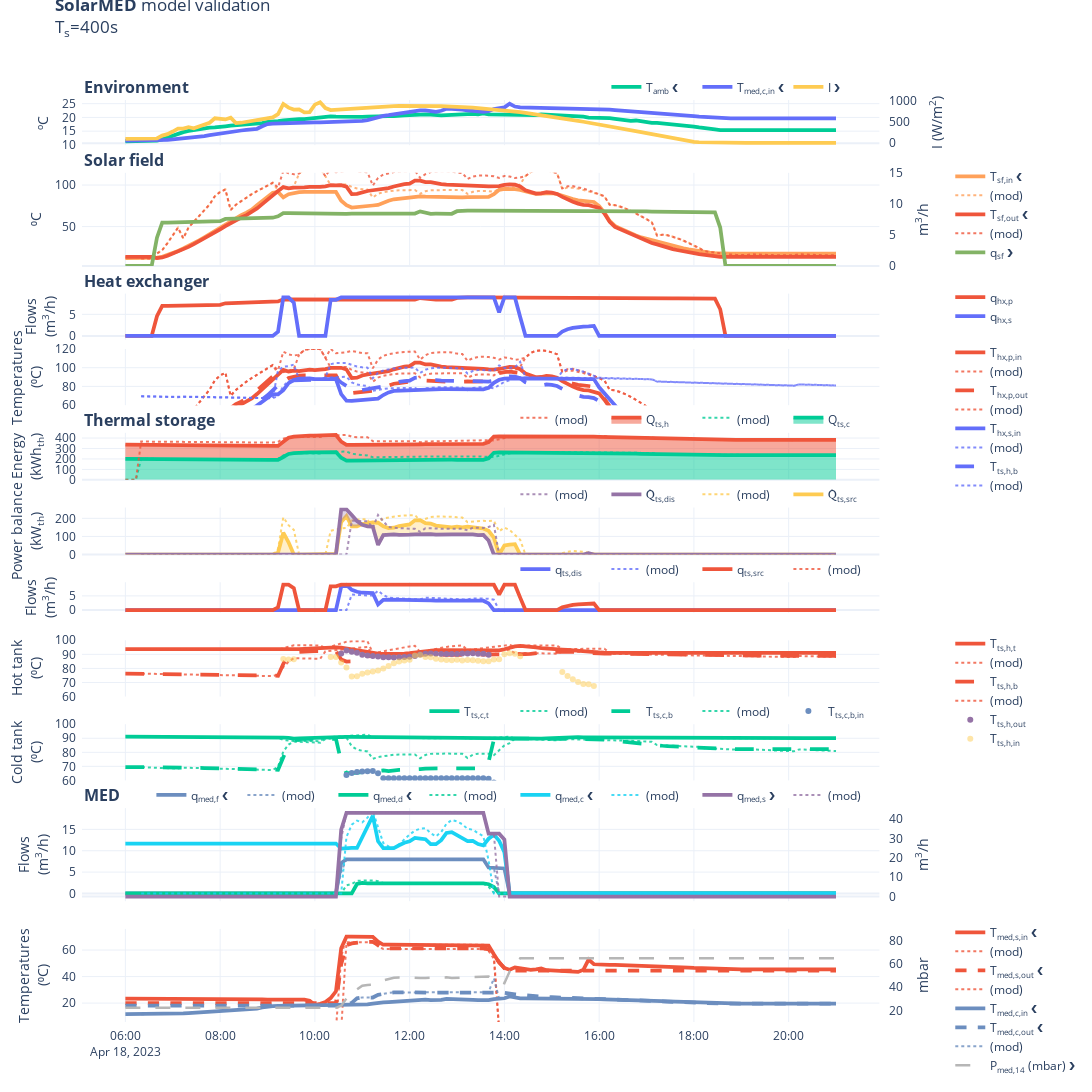

Notebook source saved alongside this figure:
### Markdown cell above
## Model evaluation using `evaluate_model`

### Code cell
from solarmed_modeling.solar_med.utils import evaluate_model
from solarmed_modeling.solar_med import ModelParameters, FixedModelParameters, FsmParameters, MedFsmParams

logger.enable("solarmed_modeling.solar_med.utils")

dfs_mod, stats = evaluate_model(
    df=df,
    sample_rate=sample_rate_numeric,
    horizon_time=3600,
    model_params=ModelParameters(),
    fixed_model_params=FixedModelParameters(),
    fsm_params=FsmParameters(
        med=MedFsmParams(
            vacuum_duration_time=0, # 1 second, effectively disabling the vacuum waiting time
            off_cooldown_time=0, # 0 seconds, effectively disabling the off cooldown
            active_cooldown_time=0,
            brine_emptying_time=0,
            startup_duration_time=0
        )
            
    ),
    alternatives_to_eval=["constant-water-props"],
)

dfs_mod[0].drop(columns=["Tamb", "I", "Tmed_c_in", "qsf", "qhx_p", "qhx_s", "Tts_c_in", "Tts_h_in", "Tts_h_out"], inplace=True)

plot_config = hjson.loads((data_path / 'plot_config.hjson').read_text())
vars_config = hjson.loads((data_path / 'variables_config.hjson').read_text())

# plot_config["width"] = 800

fig = experimental_results_plot(
    plot_config,
    df,
    df_comp=dfs_mod[0],
    vars_config=vars_config,
    resample=resample_figures,
    comp_trace_labels=["(mod)"],
    template="plotly_white",
    title_text=f"<b>SolarMED</b> model validation<br>T<sub>s</sub>={sample_rate}"
)

fig.show(
    config=generate_plotly_config(
        fig, figure_name=f'solar_med_{df.index[0].strftime("%Y%m%d")}'
    )
)

### Figure 1 — Plotly figure (JSON) as saved in the notebook; plotly's stock layout.template omitted (floating-point values rounded to 4 significant figures; data arrays with more than 128 entries replaced by an {"elided": "..."} marker saying what was removed)
{"data": [{"customdata": [null], "hovertemplate": "%{y:.2f}", "legend": "legend", "line": {"color": "#00CC96", "width": 3.75}, "mode": "lines", "name": "T<sub>amb</sub> ❮", "showlegend": true, "type": "scatter", "x": {"elided": "136 str values"}, "xaxis": "x", "y": {"elided": "136 float values"}, "yaxis": "y"}, {"customdata": [null], "hovertemplate": "%{y:.2f}", "legend": "legend", "line": {"color": "#636EFA", "width": 3.75}, "mode": "lines", "name": "T<sub>med,c,in</sub> ❮", "showlegend": true, "type": "scatter", "x": {"elided": "136 str values"}, "xaxis": "x", "y": {"elided": "136 float values"}, "yaxis": "y"}, {"customdata": [null], "hovertemplate": "%{y:.2f}", "legend": "legend", "line": {"color": "#FECB52", "width": 3.75}, "mode": "lines", "name": "I ❯", "showlegend": true, "type": "scatter", "x": {"elided": "136 str values"}, "xaxis": "x", "y": {"elided": "136 float values"}, "yaxis": "y2"}, {"customdata": {"elided": "136x1 float values"}, "hovertemplate": "%{y:.2f} (<span style='color:rgba(255.0,  161.0,  90.0, 0.8)'> %{customdata[0]:.2f} </span>) ", "legend": "legend2", "line": {"color": "#FFA15A", "width": 3.75}, "mode": "lines", "name": "T<sub>sf,in</sub> ❮", "showlegend": true, "type": "scatter", "x": {"elided": "136 str values"}, "xaxis": "x3", "y": {"elided": "136 float values"}, "yaxis": "y3"}, {"connectgaps": false, "fillcolor": "rgba(0,0,0,0)", "hoverinfo": "skip", "legend": "legend2", "line": {"color": "rgba(255.0,  161.0,  90.0, 0.8)", "dash": "dot", "width": 2}, "mode": "lines", "name": "(mod)", "showlegend": true, "type": "scatter", "x": {"elided": "136 str values"}, "xaxis": "x3", "y": {"elided": "136 float values"}, "yaxis": "y3"}, {"customdata": {"elided": "136x1 float values"}, "hovertemplate": "%{y:.2f} (<span style='color:rgba(239.0,  85.0,  59.0, 0.8)'> %{customdata[0]:.2f} </span>) ", "legend": "legend2", "line": {"color": "#EF553B", "dash": "solid", "width": 3.75}, "mode": "lines", "name": "T<sub>sf,out</sub> ❮", "showlegend": true, "type": "scatter", "x": {"elided": "136 str values"}, "xaxis": "x3", "y": {"elided": "136 float values"}, "yaxis": "y3"}, {"connectgaps": false, "fillcolor": "rgba(0,0,0,0)", "hoverinfo": "skip", "legend": "legend2", "line": {"color": "rgba(239.0,  85.0,  59.0, 0.8)", "dash": "dot", "width": 2}, "mode": "lines", "name": "(mod)", "showlegend": true, "type": "scatter", "x": {"elided": "136 str values"}, "xaxis": "x3", "y": {"elided": "136 float values"}, "yaxis": "y3"}, {"customdata": [null], "hovertemplate": "%{y:.2f}", "legend": "legend2", "line": {"color": "#83b366", "width": 3.75}, "mode": "lines", "name": "q<sub>sf</sub> ❯", "showlegend": true, "type": "scatter", "x": {"elided": "136 str values"}, "xaxis": "x3", "y": {"elided": "136 float values"}, "yaxis": "y4"}, {"customdata": [null], "hovertemplate": "%{y:.2f}", "legend": "legend3", "line": {"color": "#EF553B", "width": 3.75}, "mode": "lines", "name": "q<sub>hx,p</sub>", "showlegend": true, "type": "scatter", "x": {"elided": "136 str values"}, "xaxis": "x5", "y": {"elided": "136 float values"}, "yaxis": "y5"}, {"customdata": [null], "hovertemplate": "%{y:.2f}", "legend": "legend3", "line": {"color": "#636EFA", "width": 3.75}, "mode": "lines", "name": "q<sub>hx,s</sub>", "showlegend": true, "type": "scatter", "x": {"elided": "136 str values"}, "xaxis": "x5", "y": {"elided": "136 float values"}, "yaxis": "y5"}, {"customdata": {"elided": "136x1 float values"}, "hovertemplate": "%{y:.2f} (<span style='color:rgba(239.0,  85.0,  59.0, 0.8)'> %{customdata[0]:.2f} </span>) ", "legend": "legend4", "line": {"color": "#EF553B", "width": 3.75}, "mode": "lines", "name": "T<sub>hx,p,in</sub>", "showlegend": true, "type": "scatter", "x": {"elided": "136 str values"}, "xaxis": "x6", "y": {"elided": "136 float values"}, "yaxis": "y6"}, {"connectgaps": false, "fillcolor": "rgba(0,0,0,0)", "hoverinfo": "skip", "legend": "legend4", "line": {"color": "rgba(239.0,  85.0,  59.0, 0.8)", "dash": "dot", "width": 2}, "mode": "lines", "name": "(mod)", "showlegend": true, "type": "scatter", "x": {"elided": "136 str values"}, "xaxis": "x6", "y": {"elided": "136 float values"}, "yaxis": "y6"}, {"customdata": {"elided": "136x1 float values"}, "hovertemplate": "%{y:.2f} (<span style='color:rgba(239.0,  85.0,  59.0, 0.8)'> %{customdata[0]:.2f} </span>) ", "legend": "legend4", "line": {"color": "#EF553B", "dash": "longdash", "width": 3.75}, "mode": "lines", "name": "T<sub>hx,p,out</sub>", "showlegend": true, "type": "scatter", "x": {"elided": "136 str values"}, "xaxis": "x6", "y": {"elided": "136 float values"}, "yaxis": "y6"}, {"connectgaps": false, "fillcolor": "rgba(0,0,0,0)", "hoverinfo": "skip", "legend": "legend4", "line": {"color": "rgba(239.0,  85.0,  59.0, 0.8)", "dash": "dot", "width": 2}, "mode": "lines", "name": "(mod)", "showlegend": true, "type": "scatter", "x": {"elided": "136 str values"}, "xaxis": "x6", "y": {"elided": "136 float values"}, "yaxis": "y6"}, {"customdata": {"elided": "136x1 float values"}, "hovertemplate": "%{y:.2f} (<span style='color:rgba(99.0,  110.0,  250.0, 0.8)'> %{customdata[0]:.2f} </span>) ", "legend": "legend4", "line": {"color": "#636EFA", "width": 3.75}, "mode": "lines", "name": "T<sub>hx,s,in</sub>", "showlegend": true, "type": "scatter", "x": {"elided": "136 str values"}, "xaxis": "x6", "y": {"elided": "136 float values"}, "yaxis": "y6"}, {"connectgaps": false, "fillcolor": "rgba(0,0,0,0)", "hoverinfo": "skip", "legend": "legend4", "line": {"color": "rgba(99.0,  110.0,  250.0, 0.8)", "dash": "dot", "width": 2}, "mode": "lines", "name": "(mod)", "showlegend": true, "type": "scatter", "x": {"elided": "136 str values"}, "xaxis": "x6", "y": {"elided": "136 float values"}, "yaxis": "y6"}, {"customdata": {"elided": "136x1 float values"}, "hovertemplate": "%{y:.2f} (<span style='color:rgba(99.0,  110.0,  250.0, 0.8)'> %{customdata[0]:.2f} </span>) ", "legend": "legend4", "line": {"color": "#636EFA", "dash": "longdash", "width": 3.75}, "mode": "lines", "name": "T<sub>ts,h,b</sub>", "showlegend": true, "type": "scatter", "x": {"elided": "136 str values"}, "xaxis": "x6", "y": {"elided": "136 float values"}, "yaxis": "y6"}, {"connectgaps": false, "fillcolor": "rgba(0,0,0,0)", "hoverinfo": "skip", "legend": "legend4", "line": {"color": "rgba(99.0,  110.0,  250.0, 0.8)", "dash": "dot", "width": 2}, "mode": "lines", "name": "(mod)", "showlegend": true, "type": "scatter", "x": {"elided": "136 str values"}, "xaxis": "x6", "y": {"elided": "136 float values"}, "yaxis": "y6"}, {"customdata": {"elided": "136x1 float values"}, "fill": "tonexty", "hovertemplate": "%{y:.2f} (<span style='color:rgba(0.0,  204.0,  150.0, 0.8)'> %{customdata[0]:.2f} </span>) ", "legend": "legend5", "line": {"color": "#00CC96", "width": 3.75}, "mode": "lines", "name": "Q<sub>ts,c</sub>", "showlegend": true, "stackgroup": "energy", "type": "scatter", "x": {"elided": "136 str values"}, "xaxis": "x7", "y": {"elided": "136 float values"}, "yaxis": "y7"}, {"connectgaps": false, "fillcolor": "rgba(0,0,0,0)", "hoverinfo": "skip", "legend": "legend5", "line": {"color": "rgba(0.0,  204.0,  150.0, 0.8)", "dash": "dot", "width": 2}, "mode": "lines", "name": "(mod)", "showlegend": true, "stackgroup": "energy_comp_0", "type": "scatter", "x": {"elided": "136 str values"}, "xaxis": "x7", "y": {"elided": "136 float values"}, "yaxis": "y7"}, {"customdata": {"elided": "136x1 float values"}, "fill": "tonexty", "hovertemplate": "%{y:.2f} (<span style='color:rgba(239.0,  85.0,  59.0, 0.8)'> %{customdata[0]:.2f} </span>) ", "legend": "legend5", "line": {"color": "#EF553B", "width": 3.75}, "mode": "lines", "name": "Q<sub>ts,h</sub>", "showlegend": true, "stackgroup": "energy", "type": "scatter", "x": {"elided": "136 str values"}, "xaxis": "x7", "y": {"elided": "136 float values"}, "yaxis": "y7"}, {"connectgaps": false, "fillcolor": "rgba(0,0,0,0)", "hoverinfo": "skip", "legend": "legend5", "line": {"color": "rgba(239.0,  85.0,  59.0, 0.8)", "dash": "dot", "width": 2}, "mode": "lines", "name": "(mod)", "showlegend": true, "stackgroup": "energy_comp_0", "type": "scatter", "x": {"elided": "136 str values"}, "xaxis": "x7", "y": {"elided": "136 float values"}, "yaxis": "y7"}, {"customdata": {"elided": "136x1 float values"}, "hovertemplate": "%{y:.2f} (<span style='color:rgba(254.0,  203.0,  82.0, 0.8)'> %{customdata[0]:.2f} </span>) ", "legend": "legend6", "line": {"color": "#FECB52", "width": 3.75}, "mode": "lines", "name": "Q̇<sub>ts,src</sub>", "showlegend": true, "type": "scatter", "x": {"elided": "136 str values"}, "xaxis": "x8", "y": {"elided": "136 float values"}, "yaxis": "y8"}, {"connectgaps": false, "fill": "tonexty", "fillcolor": "rgba(254, 203, 82, 0.3)", "hoverinfo": "skip", "legend": "legend6", "line": {"color": "#FECB52", "width": 0}, "mode": "lines", "name": "Pth_ts_src_gt_Pth_ts_dis", "showlegend": false, "type": "scatter", "x": {"elided": "136 str values"}, "xaxis": "x8", "y": {"elided": "136 float values"}, "yaxis": "y8"}, {"hoverinfo": "skip", "line": {"color": "rgba(0,0,0,0)"}, "showlegend": false, "type": "scatter", "x": {"elided": "136 str values"}, "xaxis": "x8", "y": {"elided": "136 float values"}, "yaxis": "y8"}, {"connectgaps": false, "fillcolor": "rgba(0,0,0,0)", "hoverinfo": "skip", "legend": "legend6", "line": {"color": "rgba(254.0,  203.0,  82.0, 0.8)", "dash": "dot", "width": 2}, "mode": "lines", "name": "(mod)", "showlegend": true, "type": "scatter", "x": {"elided": "136 str values"}, "xaxis": "x8", "y": {"elided": "136 float values"}, "yaxis": "y8"}, {"customdata": {"elided": "136x1 float values"}, "hovertemplate": "%{y:.2f} (<span style='color:rgba(149.0,  115.0,  166.0, 0.8)'> %{customdata[0]:.2f} </span>) ", "legend": "legend6", "line": {"color": "#9573a6", "width": 3.75}, "mode": "lines", "name": "Q̇<sub>ts,dis</sub>", "showlegend": true, "type": "scatter", "x": {"elided": "136 str values"}, "xaxis": "x8", "y": {"elided": "136 float values"}, "yaxis": "y8"}, {"connectgaps": false, "fill": "tonexty", "fillcolor": "rgba(149, 115, 166, 0.3)", "hoverinfo": "skip", "legend": "legend6", "line": {"color": "#9573a6", "width": 0}, "mode": "lines", "name": "Pth_ts_dis_gt_Pth_ts_src", "showlegend": false, "type": "scatter", "x": {"elided": "136 str values"}, "xaxis": "x8", "y": {"elided": "136 float values"}, "yaxis": "y8"}, {"hoverinfo": "skip", "line": {"color": "rgba(0,0,0,0)"}, "showlegend": false, "type": "scatter", "x": {"elided": "136 str values"}, "xaxis": "x8", "y": {"elided": "136 float values"}, "yaxis": "y8"}, {"connectgaps": false, "fillcolor": "rgba(0,0,0,0)", "hoverinfo": "skip", "legend": "legend6", "line": {"color": "rgba(149.0,  115.0,  166.0, 0.8)", "dash": "dot", "width": 2}, "mode": "lines", "name": "(mod)", "showlegend": true, "type": "scatter", "x": {"elided": "136 str values"}, "xaxis": "x8", "y": {"elided": "136 float values"}, "yaxis": "y8"}, {"customdata": {"elided": "136x1 float values"}, "hovertemplate": "%{y:.2f} (<span style='color:rgba(99.0,  110.0,  250.0, 0.8)'> %{customdata[0]:.2f} </span>) ", "legend": "legend7", "line": {"color": "#636EFA", "width": 3.75}, "mode": "lines", "name": "q<sub>ts,dis</sub>", "showlegend": true, "type": "scatter", "x": {"elided": "136 str values"}, "xaxis": "x9", "y": {"elided": "136 float values"}, "yaxis": "y9"}, {"connectgaps": false, "fillcolor": "rgba(0,0,0,0)", "hoverinfo": "skip", "legend": "legend7", "line": {"color": "rgba(99.0,  110.0,  250.0, 0.8)", "dash": "dot", "width": 2}, "mode": "lines", "name": "(mod)", "showlegend": true, "type": "scatter", "x": {"elided": "136 str values"}, "xaxis": "x9", "y": {"elided": "136 float values"}, "yaxis": "y9"}, {"customdata": {"elided": "136x1 float values"}, "hovertemplate": "%{y:.2f} (<span style='color:rgba(239.0,  85.0,  59.0, 0.8)'> %{customdata[0]:.2f} </span>) ", "legend": "legend7", "line": {"color": "#EF553B", "width": 3.75}, "mode": "lines", "name": "q<sub>ts,src</sub>", "showlegend": true, "type": "scatter", "x": {"elided": "136 str values"}, "xaxis": "x9", "y": {"elided": "136 float values"}, "yaxis": "y9"}, {"connectgaps": false, "fillcolor": "rgba(0,0,0,0)", "hoverinfo": "skip", "legend": "legend7", "line": {"color": "rgba(239.0,  85.0,  59.0, 0.8)", "dash": "dot", "width": 2}, "mode": "lines", "name": "(mod)", "showlegend": true, "type": "scatter", "x": {"elided": "136 str values"}, "xaxis": "x9", "y": {"elided": "136 float values"}, "yaxis": "y9"}, {"customdata": {"elided": "136x1 float values"}, "hovertemplate": "%{y:.2f} (<span style='color:rgba(239.0,  85.0,  59.0, 0.8)'> %{customdata[0]:.2f} </span>) ", "legend": "legend8", "line": {"color": "#EF553B", "width": 3.75}, "mode": "lines", "name": "T<sub>ts,h,t</sub>", "showlegend": true, "type": "scatter", "x": {"elided": "136 str values"}, "xaxis": "x10", "y": {"elided": "136 float values"}, "yaxis": "y10"}, {"connectgaps": false, "fillcolor": "rgba(0,0,0,0)", "hoverinfo": "skip", "legend": "legend8", "line": {"color": "rgba(239.0,  85.0,  59.0, 0.8)", "dash": "dot", "width": 2}, "mode": "lines", "name": "(mod)", "showlegend": true, "type": "scatter", "x": {"elided": "136 str values"}, "xaxis": "x10", "y": {"elided": "136 float values"}, "yaxis": "y10"}, {"customdata": {"elided": "136x1 float values"}, "hovertemplate": "%{y:.2f} (<span style='color:rgba(239.0,  85.0,  59.0, 0.8)'> %{customdata[0]:.2f} </span>) ", "legend": "legend8", "line": {"color": "#EF553B", "dash": "longdash", "width": 3.75}, "mode": "lines", "name": "T<sub>ts,h,b</sub>", "showlegend": true, "type": "scatter", "x": {"elided": "136 str values"}, "xaxis": "x10", "y": {"elided": "136 float values"}, "yaxis": "y10"}, {"connectgaps": false, "fillcolor": "rgba(0,0,0,0)", "hoverinfo": "skip", "legend": "legend8", "line": {"color": "rgba(239.0,  85.0,  59.0, 0.8)", "dash": "dot", "width": 2}, "mode": "lines", "name": "(mod)", "showlegend": true, "type": "scatter", "x": {"elided": "136 str values"}, "xaxis": "x10", "y": {"elided": "136 float values"}, "yaxis": "y10"}, {"customdata": [null], "hovertemplate": "%{y:.2f}", "legend": "legend8", "line": {"color": "#9573a6", "width": 3.75}, "mode": "markers", "name": "T<sub>ts,h,out</sub>", "showlegend": true, "type": "scatter", "x": {"elided": "136 str values"}, "xaxis": "x10", "y": {"elided": "136 float values"}, "yaxis": "y10"}, {"customdata": [null], "hovertemplate": "%{y:.2f}", "legend": "legend8", "line": {"color": "rgba(254, 203, 82, 0.5)", "width": 3.75}, "mode": "markers", "name": "T<sub>ts,h,in</sub>", "showlegend": true, "type": "scatter", "x": {"elided": "136 str values"}, "xaxis": "x10", "y": {"elided": "136 float values"}, "yaxis": "y10"}, {"customdata": {"elided": "136x1 float values"}, "hovertemplate": "%{y:.2f} (<span style='color:rgba(0.0,  204.0,  150.0, 0.8)'> %{customdata[0]:.2f} </span>) ", "legend": "legend9", "line": {"color": "#00CC96", "width": 3.75}, "mode": "lines", "name": "T<sub>ts,c,t</sub>", "showlegend": true, "type": "scatter", "x": {"elided": "136 str values"}, "xaxis": "x11", "y": {"elided": "136 float values"}, "yaxis": "y11"}, {"connectgaps": false, "fillcolor": "rgba(0,0,0,0)", "hoverinfo": "skip", "legend": "legend9", "line": {"color": "rgba(0.0,  204.0,  150.0, 0.8)", "dash": "dot", "width": 2}, "mode": "lines", "name": "(mod)", "showlegend": true, "type": "scatter", "x": {"elided": "136 str values"}, "xaxis": "x11", "y": {"elided": "136 float values"}, "yaxis": "y11"}, {"customdata": {"elided": "136x1 float values"}, "hovertemplate": "%{y:.2f} (<span style='color:rgba(0.0,  204.0,  150.0, 0.8)'> %{customdata[0]:.2f} </span>) ", "legend": "legend9", "line": {"color": "#00CC96", "dash": "longdash", "width": 3.75}, "mode": "lines", "name": "T<sub>ts,c,b</sub>", "showlegend": true, "type": "scatter", "x": {"elided": "136 str values"}, "xaxis": "x11", "y": {"elided": "136 float values"}, "yaxis": "y11"}, {"connectgaps": false, "fillcolor": "rgba(0,0,0,0)", "hoverinfo": "skip", "legend": "legend9", "line": {"color": "rgba(0.0,  204.0,  150.0, 0.8)", "dash": "dot", "width": 2}, "mode": "lines", "name": "(mod)", "showlegend": true, "type": "scatter", "x": {"elided": "136 str values"}, "xaxis": "x11", "y": {"elided": "136 float values"}, "yaxis": "y11"}, {"customdata": [null], "hovertemplate": "%{y:.2f}", "legend": "legend9", "line": {"color": "#6c8ebf", "width": 3.75}, "mode": "markers", "name": "T<sub>ts,c,b,in</sub>", "showlegend": true, "type": "scatter", "x": {"elided": "136 str values"}, "xaxis": "x11", "y": {"elided": "136 float values"}, "yaxis": "y11"}, {"customdata": {"elided": "136x1 float values"}, "hovertemplate": "%{y:.2f} (<span style='color:rgba(108.0,  142.0,  191.0, 0.8)'> %{customdata[0]:.2f} </span>) ", "legend": "legend10", "line": {"color": "#6c8ebf", "dash": "solid", "width": 3.75}, "mode": "lines", "name": "q<sub>med,f</sub> ❮", "showlegend": true, "type": "scatter", "x": {"elided": "136 str values"}, "xaxis": "x12", "y": {"elided": "136 float values"}, "yaxis": "y12"}, {"connectgaps": false, "fillcolor": "rgba(0,0,0,0)", "hoverinfo": "skip", "legend": "legend10", "line": {"color": "rgba(108.0,  142.0,  191.0, 0.8)", "dash": "dot", "width": 2}, "mode": "lines", "name": "(mod)", "showlegend": true, "type": "scatter", "x": {"elided": "136 str values"}, "xaxis": "x12", "y": {"elided": "136 float values"}, "yaxis": "y12"}, {"customdata": {"elided": "136x1 float values"}, "hovertemplate": "%{y:.2f} (<span style='color:rgba(0.0,  204.0,  150.0, 0.8)'> %{customdata[0]:.2f} </span>) ", "legend": "legend10", "line": {"color": "#00CC96", "dash": "solid", "width": 3.75}, "mode": "lines", "name": "q<sub>med,d</sub> ❮", "showlegend": true, "type": "scatter", "x": {"elided": "136 str values"}, "xaxis": "x12", "y": {"elided": "136 float values"}, "yaxis": "y12"}, {"connectgaps": false, "fillcolor": "rgba(0,0,0,0)", "hoverinfo": "skip", "legend": "legend10", "line": {"color": "rgba(0.0,  204.0,  150.0, 0.8)", "dash": "dot", "width": 2}, "mode": "lines", "name": "(mod)", "showlegend": true, "type": "scatter", "x": {"elided": "136 str values"}, "xaxis": "x12", "y": {"elided": "136 float values"}, "yaxis": "y12"}, {"customdata": {"elided": "136x1 float values"}, "hovertemplate": "%{y:.2f} (<span style='color:rgba(25.0,  211.0,  243.0, 0.8)'> %{customdata[0]:.2f} </span>) ", "legend": "legend10", "line": {"color": "#19D3F3", "dash": "solid", "width": 3.75}, "mode": "lines", "name": "q<sub>med,c</sub> ❮", "showlegend": true, "type": "scatter", "x": {"elided": "136 str values"}, "xaxis": "x12", "y": {"elided": "136 float values"}, "yaxis": "y12"}, {"connectgaps": false, "fillcolor": "rgba(0,0,0,0)", "hoverinfo": "skip", "legend": "legend10", "line": {"color": "rgba(25.0,  211.0,  243.0, 0.8)", "dash": "dot", "width": 2}, "mode": "lines", "name": "(mod)", "showlegend": true, "type": "scatter", "x": {"elided": "136 str values"}, "xaxis": "x12", "y": {"elided": "136 float values"}, "yaxis": "y12"}, {"customdata": {"elided": "136x1 float values"}, "hovertemplate": "%{y:.2f} (<span style='color:rgba(149.0,  115.0,  166.0, 0.8)'> %{customdata[0]:.2f} </span>) ", "legend": "legend10", "line": {"color": "#9573a6", "width": 3.75}, "mode": "lines", "name": "q<sub>med,s</sub> ❯", "showlegend": true, "type": "scatter", "x": {"elided": "136 str values"}, "xaxis": "x12", "y": {"elided": "136 float values"}, "yaxis": "y13"}, {"connectgaps": false, "fillcolor": "rgba(0,0,0,0)", "hoverinfo": "skip", "legend": "legend10", "line": {"color": "rgba(149.0,  115.0,  166.0, 0.8)", "dash": "dot", "width": 2}, "mode": "lines", "name": "(mod)", "showlegend": true, "type": "scatter", "x": {"elided": "136 str values"}, "xaxis": "x12", "y": {"elided": "136 float values"}, "yaxis": "y13"}, {"customdata": {"elided": "136x1 float values"}, "hovertemplate": "%{y:.2f} (<span style='color:rgba(239.0,  85.0,  59.0, 0.8)'> %{customdata[0]:.2f} </span>) ", "legend": "legend11", "line": {"color": "#EF553B", "width": 3.75}, "mode": "lines", "name": "T<sub>med,s,in</sub> ❮", "showlegend": true, "type": "scatter", "x": {"elided": "136 str values"}, "xaxis": "x14", "y": {"elided": "136 float values"}, "yaxis": "y14"}, {"connectgaps": false, "fillcolor": "rgba(0,0,0,0)", "hoverinfo": "skip", "legend": "legend11", "line": {"color": "rgba(239.0,  85.0,  59.0, 0.8)", "dash": "dot", "width": 2}, "mode": "lines", "name": "(mod)", "showlegend": true, "type": "scatter", "x": {"elided": "136 str values"}, "xaxis": "x14", "y": {"elided": "136 float values"}, "yaxis": "y14"}, {"customdata": {"elided": "136x1 float values"}, "hovertemplate": "%{y:.2f} (<span style='color:rgba(239.0,  85.0,  59.0, 0.8)'> %{customdata[0]:.2f} </span>) ", "legend": "legend11", "line": {"color": "#EF553B", "dash": "dash", "width": 3.75}, "mode": "lines", "name": "T<sub>med,s,out</sub> ❮", "showlegend": true, "type": "scatter", "x": {"elided": "136 str values"}, "xaxis": "x14", "y": {"elided": "136 float values"}, "yaxis": "y14"}, {"connectgaps": false, "fillcolor": "rgba(0,0,0,0)", "hoverinfo": "skip", "legend": "legend11", "line": {"color": "rgba(239.0,  85.0,  59.0, 0.8)", "dash": "dot", "width": 2}, "mode": "lines", "name": "(mod)", "showlegend": true, "type": "scatter", "x": {"elided": "136 str values"}, "xaxis": "x14", "y": {"elided": "136 float values"}, "yaxis": "y14"}, {"customdata": [null], "hovertemplate": "%{y:.2f}", "legend": "legend11", "line": {"color": "#6c8ebf", "width": 3.75}, "mode": "lines", "name": "T<sub>med,c,in</sub> ❮", "showlegend": true, "type": "scatter", "x": {"elided": "136 str values"}, "xaxis": "x14", "y": {"elided": "136 float values"}, "yaxis": "y14"}, {"customdata": {"elided": "136x1 float values"}, "hovertemplate": "%{y:.2f} (<span style='color:rgba(108.0,  142.0,  191.0, 0.8)'> %{customdata[0]:.2f} </span>) ", "legend": "legend11", "line": {"color": "#6c8ebf", "dash": "dash", "width": 3.75}, "mode": "lines", "name": "T<sub>med,c,out</sub> ❮", "showlegend": true, "type": "scatter", "x": {"elided": "136 str values"}, "xaxis": "x14", "y": {"elided": "136 float values"}, "yaxis": "y14"}, {"connectgaps": false, "fillcolor": "rgba(0,0,0,0)", "hoverinfo": "skip", "legend": "legend11", "line": {"color": "rgba(108.0,  142.0,  191.0, 0.8)", "dash": "dot", "width": 2}, "mode": "lines", "name": "(mod)", "showlegend": true, "type": "scatter", "x": {"elided": "136 str values"}, "xaxis": "x14", "y": {"elided": "136 float values"}, "yaxis": "y14"}, {"customdata": [null], "hovertemplate": "%{y:.2f}", "legend": "legend11", "line": {"color": "#B6B6B6", "dash": "longdash", "width": 2.5}, "mode": "lines", "name": "P<sub>med,14</sub> (mbar) ❯", "showlegend": true, "type": "scatter", "x": {"elided": "136 str values"}, "xaxis": "x14", "y": {"elided": "136 float values"}, "yaxis": "y15"}], "layout": {"annotations": [{"font": {"size": 16}, "showarrow": false, "text": "<b>Environment</b>", "x": 0, "xanchor": "left", "xref": "paper", "y": 1, "yanchor": "bottom", "yref": "paper"}, {"font": {"size": 16}, "showarrow": false, "text": "<b>Solar field</b>", "x": 0, "xanchor": "left", "xref": "paper", "y": 0.921, "yanchor": "bottom", "yref": "paper"}, {"font": {"size": 16}, "showarrow": false, "text": "<b>Heat exchanger</b>", "x": 0, "xanchor": "left", "xref": "paper", "y": 0.79, "yanchor": "bottom", "yref": "paper"}, {"font": {"size": 16}, "showarrow": false, "text": "<b>Thermal storage</b>", "x": 0, "xanchor": "left", "xref": "paper", "y": 0.639, "yanchor": "bottom", "yref": "paper"}, {"font": {"size": 16}, "showarrow": false, "text": "<b>MED</b>", "x": 0, "xanchor": "left", "xref": "paper", "y": 0.232, "yanchor": "bottom", "yref": "paper"}], "height": 1300, "hoverlabel": {"bgcolor": "rgba(255,255,255,0.8)", "bordercolor": "rgba(0,0,0,0)", "font": {"size": 12}}, "hovermode": "x unified", "legend": {"bgcolor": "rgba(0,0,0,0)", "entrywidth": 46, "font": {"size": 12}, "itemwidth": 30, "orientation": "h", "x": 0.9, "xanchor": "right", "xref": "paper", "y": 1.03, "yanchor": "top", "yref": "paper"}, "legend10": {"bgcolor": "rgba(0,0,0,0)", "entrywidth": 46, "font": {"size": 12}, "itemwidth": 30, "orientation": "h", "x": 0.9, "xanchor": "right", "xref": "paper", "y": 0.262, "yanchor": "top", "yref": "paper"}, "legend11": {"bgcolor": "rgba(0,0,0,0)", "entrywidth": 46, "font": {"size": 12}, "itemwidth": 30, "orientation": "v", "x": 0.98, "xanchor": "left", "xref": "paper", "y": 0.113, "yanchor": "top", "yref": "paper"}, "legend2": {"bgcolor": "rgba(0,0,0,0)", "entrywidth": 46, "font": {"size": 12}, "itemwidth": 30, "orientation": "v", "x": 0.98, "xanchor": "left", "xref": "paper", "y": 0.933, "yanchor": "top", "yref": "paper"}, "legend3": {"bgcolor": "rgba(0,0,0,0)", "entrywidth": 46, "font": {"size": 12}, "itemwidth": 30, "orientation": "v", "x": 0.98, "xanchor": "left", "xref": "paper", "y": 0.802, "yanchor": "top", "yref": "paper"}, "legend4": {"bgcolor": "rgba(0,0,0,0)", "entrywidth": 46, "font": {"size": 12}, "itemwidth": 30, "orientation": "v", "x": 0.98, "xanchor": "left", "xref": "paper", "y": 0.742, "yanchor": "top", "yref": "paper"}, "legend5": {"bgcolor": "rgba(0,0,0,0)", "entrywidth": 46, "font": {"size": 12}, "itemwidth": 30, "orientation": "h", "x": 0.9, "xanchor": "right", "xref": "paper", "y": 0.669, "yanchor": "top", "yref": "paper"}, "legend6": {"bgcolor": "rgba(0,0,0,0)", "entrywidth": 46, "font": {"size": 12}, "itemwidth": 30, "orientation": "h", "x": 0.9, "xanchor": "right", "xref": "paper", "y": 0.588, "yanchor": "top", "yref": "paper"}, "legend7": {"bgcolor": "rgba(0,0,0,0)", "entrywidth": 46, "font": {"size": 12}, "itemwidth": 30, "orientation": "h", "x": 0.9, "xanchor": "right", "xref": "paper", "y": 0.507, "yanchor": "top", "yref": "paper"}, "legend8": {"bgcolor": "rgba(0,0,0,0)", "entrywidth": 46, "font": {"size": 12}, "itemwidth": 30, "orientation": "v", "x": 0.98, "xanchor": "left", "xref": "paper", "y": 0.426, "yanchor": "top", "yref": "paper"}, "legend9": {"bgcolor": "rgba(0,0,0,0)", "entrywidth": 46, "font": {"size": 12}, "itemwidth": 30, "orientation": "h", "x": 0.9, "xanchor": "right", "xref": "paper", "y": 0.353, "yanchor": "top", "yref": "paper"}, "margin": {"b": 20, "l": 20, "pad": 5, "r": 20, "t": 100}, "newshape": {"fillcolor": "#00CC96", "layer": "below", "line": {"color": "#00CC96"}, "opacity": 0.5}, "shapes": [{"layer": "below", "line": {"width": 0}, "opacity": 0.1, "type": "rect", "x0": -1e-06, "x1": 1.0, "xref": "x domain", "y0": -1e-06, "y1": 1.0, "yref": "y domain"}, {"layer": "below", "line": {"width": 0}, "opacity": 0.1, "type": "rect", "x0": -1e-06, "x1": 1.0, "xref": "x3 domain", "y0": -1e-06, "y1": 1.0, "yref": "y3 domain"}, {"layer": "below", "line": {"width": 0}, "opacity": 0.1, "type": "rect", "x0": -1e-06, "x1": 1.0, "xref": "x5 domain", "y0": -1e-06, "y1": 1.0, "yref": "y5 domain"}, {"layer": "below", "line": {"width": 0}, "opacity": 0.1, "type": "rect", "x0": -1e-06, "x1": 1.0, "xref": "x6 domain", "y0": -1e-06, "y1": 1.0, "yref": "y6 domain"}, {"layer": "below", "line": {"width": 0}, "opacity": 0.1, "type": "rect", "x0": -1e-06, "x1": 1.0, "xref": "x7 domain", "y0": -1e-06, "y1": 1.0, "yref": "y7 domain"}, {"layer": "below", "line": {"width": 0}, "opacity": 0.1, "type": "rect", "x0": -1e-06, "x1": 1.0, "xref": "x8 domain", "y0": -1e-06, "y1": 1.0, "yref": "y8 domain"}, {"layer": "below", "line": {"width": 0}, "opacity": 0.1, "type": "rect", "x0": -1e-06, "x1": 1.0, "xref": "x9 domain", "y0": -1e-06, "y1": 1.0, "yref": "y9 domain"}, {"layer": "below", "line": {"width": 0}, "opacity": 0.1, "type": "rect", "x0": -1e-06, "x1": 1.0, "xref": "x10 domain", "y0": -1e-06, "y1": 1.0, "yref": "y10 domain"}, {"layer": "below", "line": {"width": 0}, "opacity": 0.1, "type": "rect", "x0": -1e-06, "x1": 1.0, "xref": "x11 domain", "y0": -1e-06, "y1": 1.0, "yref": "y11 domain"}, {"layer": "below", "line": {"width": 0}, "opacity": 0.1, "type": "rect", "x0": -1e-06, "x1": 1.0, "xref": "x12 domain", "y0": -1e-06, "y1": 1.0, "yref": "y12 domain"}, {"layer": "below", "line": {"width": 0}, "opacity": 0.1, "type": "rect", "x0": -1e-06, "x1": 1.0, "xref": "x14 domain", "y0": -1e-06, "y1": 1.0, "yref": "y14 domain"}], "title": {"text": "<b>SolarMED</b> model validation<br>T<sub>s</sub>=400s", "x": 0.05, "y": 0.99}, "width": 1200, "xaxis": {"anchor": "y", "domain": [0, 0.9], "minor": {"showgrid": false}, "showticklabels": false, "tickcolor": "rgba(0,0,0,0)"}, "xaxis10": {"anchor": "y10", "domain": [0, 0.9], "matches": "x", "minor": {"showgrid": false}, "showticklabels": false, "tickcolor": "rgba(0,0,0,0)"}, "xaxis11": {"anchor": "y11", "domain": [0, 0.9], "matches": "x", "minor": {"showgrid": false}, "showticklabels": false, "tickcolor": "rgba(0,0,0,0)"}, "xaxis12": {"anchor": "y12", "domain": [0, 0.9], "matches": "x", "minor": {"showgrid": false}, "showticklabels": false, "tickcolor": "rgba(0,0,0,0)"}, "xaxis14": {"anchor": "y14", "domain": [0, 0.9], "matches": "x", "minor": {"showgrid": false}, "showticklabels": true, "tickcolor": "#333333"}, "xaxis3": {"anchor": "y3", "domain": [0, 0.9], "matches": "x", "minor": {"showgrid": false}, "showticklabels": false, "tickcolor": "rgba(0,0,0,0)"}, "xaxis5": {"anchor": "y5", "domain": [0, 0.9], "matches": "x", "minor": {"showgrid": false}, "showticklabels": false, "tickcolor": "rgba(0,0,0,0)"}, "xaxis6": {"anchor": "y6", "domain": [0, 0.9], "matches": "x", "minor": {"showgrid": false}, "showticklabels": false, "tickcolor": "rgba(0,0,0,0)"}, "xaxis7": {"anchor": "y7", "domain": [0, 0.9], "matches": "x", "minor": {"showgrid": false}, "showticklabels": false, "tickcolor": "rgba(0,0,0,0)"}, "xaxis8": {"anchor": "y8", "domain": [0, 0.9], "matches": "x", "minor": {"showgrid": false}, "showticklabels": false, "tickcolor": "rgba(0,0,0,0)"}, "xaxis9": {"anchor": "y9", "domain": [0, 0.9], "matches": "x", "minor": {"showgrid": false}, "showticklabels": false, "tickcolor": "rgba(0,0,0,0)"}, "yaxis": {"anchor": "x", "autorange": false, "domain": [0.951, 1], "range": [9.901, 26.33], "showgrid": true, "title": {"text": "ºC"}}, "yaxis10": {"anchor": "x10", "autorange": false, "domain": [0.353, 0.414], "range": [60, 100], "showgrid": true, "title": {"text": "Hot tank<br>(⁰C)"}}, "yaxis11": {"anchor": "x11", "autorange": false, "domain": [0.262, 0.323], "range": [60, 100], "showgrid": true, "title": {"text": "Cold tank<br>(⁰C)"}}, "yaxis12": {"anchor": "x12", "autorange": false, "domain": [0.131, 0.232], "range": [-1.817, 19.99], "showgrid": true, "title": {"text": "Flows<br>(m<sup>3</sup>/h)"}}, "yaxis13": {"anchor": "free", "overlaying": "y12", "position": 0.91, "showgrid": false, "side": "right", "title": {"text": "m<sup>3</sup>/h"}}, "yaxis14": {"anchor": "x14", "autorange": false, "domain": [0, 0.101], "range": [5.749, 75.96], "showgrid": true, "title": {"text": "Temperatures<br>(⁰C)"}}, "yaxis15": {"anchor": "free", "overlaying": "y14", "position": 0.91, "range": [10, 90], "showgrid": false, "side": "right", "title": {"text": "mbar"}}, "yaxis2": {"anchor": "free", "overlaying": "y", "position": 0.91, "showgrid": false, "side": "right", "title": {"text": "I (W/m<sup>2</sup>)"}}, "yaxis3": {"anchor": "x3", "autorange": false, "domain": [0.82, 0.921], "range": [2.561, 114.7], "showgrid": true, "title": {"text": "⁰C"}}, "yaxis4": {"anchor": "free", "overlaying": "y3", "position": 0.91, "range": [0, 15], "showgrid": false, "side": "right", "title": {"text": "m<sup>3</sup>/h"}}, "yaxis5": {"anchor": "x5", "autorange": false, "domain": [0.74, 0.79], "range": [-0.8928, 9.821], "showgrid": true, "title": {"text": "Flows<br>(m<sup>3</sup>/h)"}}, "yaxis6": {"anchor": "x6", "autorange": false, "domain": [0.669, 0.73], "range": [60, 120], "showgrid": true, "title": {"text": "Temperatures<br>(⁰C)"}}, "yaxis7": {"anchor": "x7", "autorange": false, "domain": [0.588, 0.639], "range": [0, 450], "showgrid": true, "title": {"text": "Energy<br>(kWh<sub>th</sub>)"}}, "yaxis8": {"anchor": "x8", "autorange": false, "domain": [0.507, 0.558], "range": [0, 260], "showgrid": true, "title": {"text": "Power balance<br>(kW<sub>th</sub>)"}}, "yaxis9": {"anchor": "x9", "autorange": false, "domain": [0.444, 0.477], "range": [-0.8928, 9.821], "showgrid": true, "title": {"text": "Flows<br>(m<sup>3</sup>/h)"}}}}
